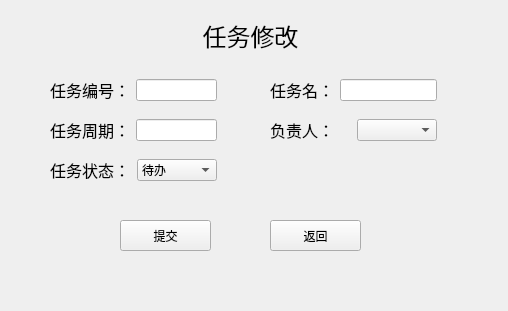
<?xml version="1.0" encoding="UTF-8"?>
<ui version="4.0">
 <class>taskUpdate</class>
 <widget class="QWidget" name="taskUpdate">
  <property name="geometry">
   <rect>
    <x>0</x>
    <y>0</y>
    <width>508</width>
    <height>311</height>
   </rect>
  </property>
  <property name="windowTitle">
   <string>Form</string>
  </property>
  <widget class="QLabel" name="label">
   <property name="geometry">
    <rect>
     <x>200</x>
     <y>10</y>
     <width>101</width>
     <height>51</height>
    </rect>
   </property>
   <property name="text">
    <string>&lt;html&gt;&lt;head/&gt;&lt;body&gt;&lt;p&gt;&lt;span style=&quot; font-size:18pt;&quot;&gt;任务修改&lt;/span&gt;&lt;/p&gt;&lt;/body&gt;&lt;/html&gt;</string>
   </property>
   <property name="alignment">
    <set>Qt::AlignCenter</set>
   </property>
  </widget>
  <widget class="QWidget" name="widget" native="true">
   <property name="geometry">
    <rect>
     <x>50</x>
     <y>70</y>
     <width>167</width>
     <height>41</height>
    </rect>
   </property>
   <layout class="QHBoxLayout" name="horizontalLayout">
    <item>
     <widget class="QLabel" name="label_2">
      <property name="text">
       <string>&lt;html&gt;&lt;head/&gt;&lt;body&gt;&lt;p&gt;&lt;span style=&quot; font-size:12pt;&quot;&gt;任务编号：&lt;/span&gt;&lt;/p&gt;&lt;/body&gt;&lt;/html&gt;</string>
      </property>
     </widget>
    </item>
    <item>
     <widget class="QLineEdit" name="task_idLi">
      <property name="readOnly">
       <bool>true</bool>
      </property>
     </widget>
    </item>
   </layout>
  </widget>
  <widget class="QWidget" name="widget_2" native="true">
   <property name="geometry">
    <rect>
     <x>270</x>
     <y>70</y>
     <width>167</width>
     <height>41</height>
    </rect>
   </property>
   <layout class="QHBoxLayout" name="horizontalLayout_2">
    <item>
     <widget class="QLabel" name="label_3">
      <property name="text">
       <string>&lt;html&gt;&lt;head/&gt;&lt;body&gt;&lt;p&gt;&lt;span style=&quot; font-size:12pt;&quot;&gt;任务名：&lt;/span&gt;&lt;/p&gt;&lt;/body&gt;&lt;/html&gt;</string>
      </property>
     </widget>
    </item>
    <item>
     <widget class="QLineEdit" name="task_nameLi"/>
    </item>
   </layout>
  </widget>
  <widget class="QWidget" name="widget_3" native="true">
   <property name="geometry">
    <rect>
     <x>50</x>
     <y>110</y>
     <width>167</width>
     <height>41</height>
    </rect>
   </property>
   <layout class="QHBoxLayout" name="horizontalLayout_3">
    <item>
     <widget class="QLabel" name="label_4">
      <property name="text">
       <string>&lt;html&gt;&lt;head/&gt;&lt;body&gt;&lt;p&gt;&lt;span style=&quot; font-size:12pt;&quot;&gt;任务周期：&lt;/span&gt;&lt;/p&gt;&lt;/body&gt;&lt;/html&gt;</string>
      </property>
     </widget>
    </item>
    <item>
     <widget class="QLineEdit" name="task_cycleLi"/>
    </item>
   </layout>
  </widget>
  <widget class="QWidget" name="widget_4" native="true">
   <property name="geometry">
    <rect>
     <x>270</x>
     <y>110</y>
     <width>167</width>
     <height>41</height>
    </rect>
   </property>
   <layout class="QHBoxLayout" name="horizontalLayout_4">
    <item>
     <widget class="QLabel" name="label_5">
      <property name="text">
       <string>&lt;html&gt;&lt;head/&gt;&lt;body&gt;&lt;p&gt;&lt;span style=&quot; font-size:12pt;&quot;&gt;负责人：&lt;/span&gt;&lt;/p&gt;&lt;/body&gt;&lt;/html&gt;</string>
      </property>
     </widget>
    </item>
    <item>
     <widget class="QComboBox" name="empbox"/>
    </item>
   </layout>
  </widget>
  <widget class="QWidget" name="widget_5" native="true">
   <property name="geometry">
    <rect>
     <x>50</x>
     <y>150</y>
     <width>167</width>
     <height>41</height>
    </rect>
   </property>
   <layout class="QHBoxLayout" name="horizontalLayout_5">
    <item>
     <widget class="QLabel" name="label_6">
      <property name="text">
       <string>&lt;html&gt;&lt;head/&gt;&lt;body&gt;&lt;p&gt;&lt;span style=&quot; font-size:12pt;&quot;&gt;任务状态：&lt;/span&gt;&lt;/p&gt;&lt;/body&gt;&lt;/html&gt;</string>
      </property>
     </widget>
    </item>
    <item>
     <widget class="QComboBox" name="statusBox">
      <item>
       <property name="text">
        <string>待办</string>
       </property>
      </item>
      <item>
       <property name="text">
        <string>完成</string>
       </property>
      </item>
      <item>
       <property name="text">
        <string>放弃</string>
       </property>
      </item>
     </widget>
    </item>
   </layout>
  </widget>
  <widget class="QPushButton" name="pushButton">
   <property name="geometry">
    <rect>
     <x>120</x>
     <y>220</y>
     <width>91</width>
     <height>31</height>
    </rect>
   </property>
   <property name="text">
    <string>提交</string>
   </property>
  </widget>
  <widget class="QPushButton" name="pushButton_2">
   <property name="geometry">
    <rect>
     <x>270</x>
     <y>220</y>
     <width>91</width>
     <height>31</height>
    </rect>
   </property>
   <property name="text">
    <string>返回</string>
   </property>
  </widget>
 </widget>
 <resources/>
 <connections/>
</ui>
